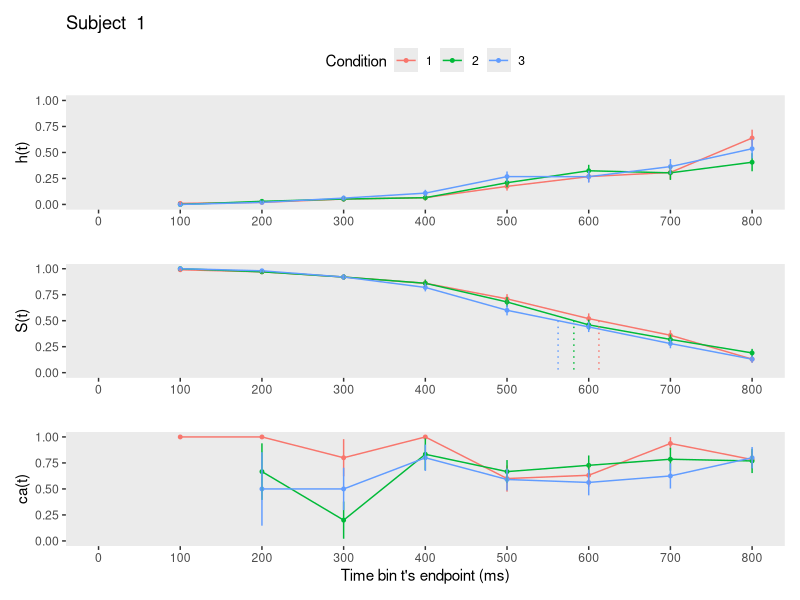
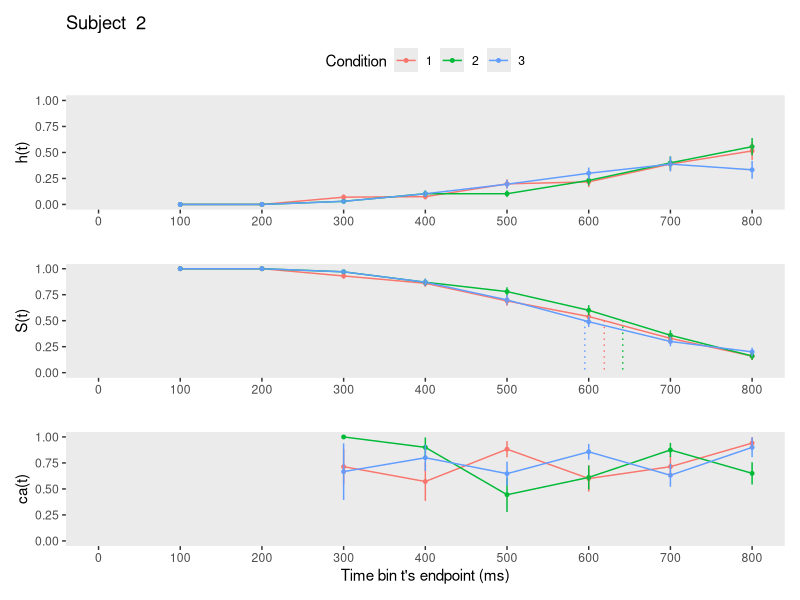
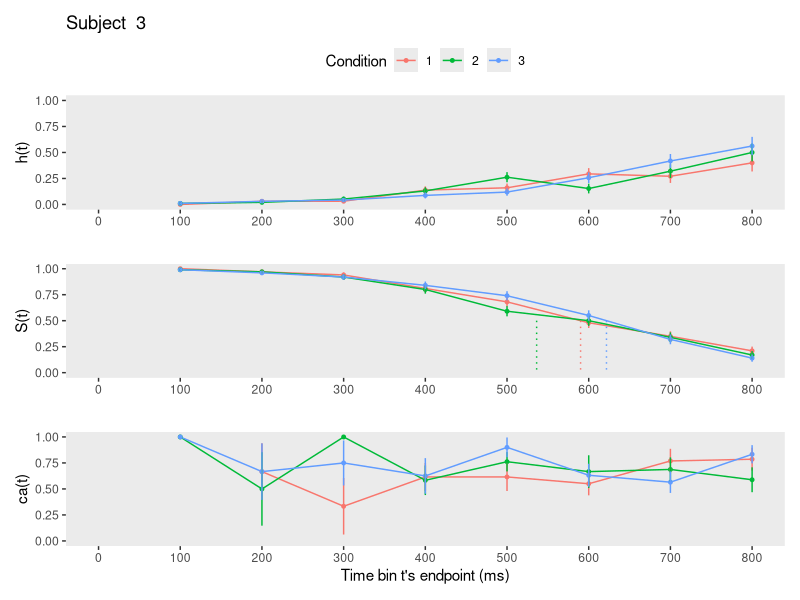
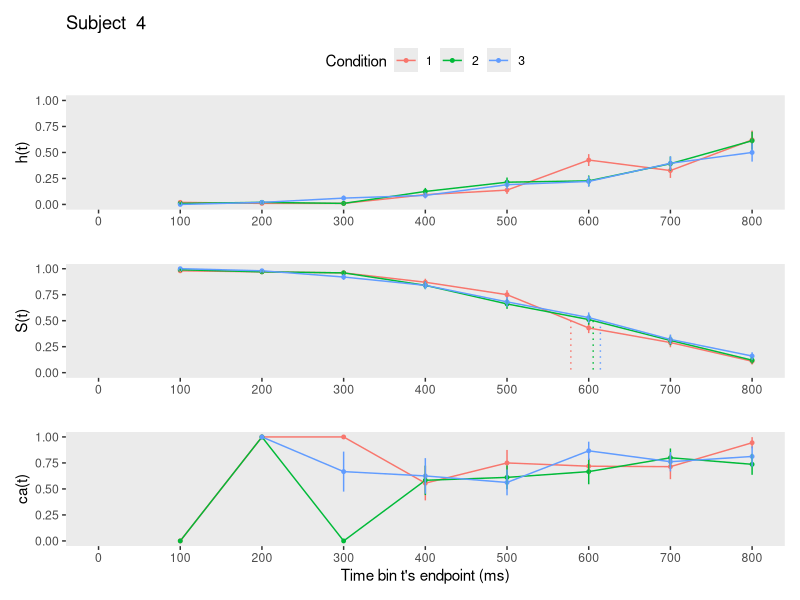
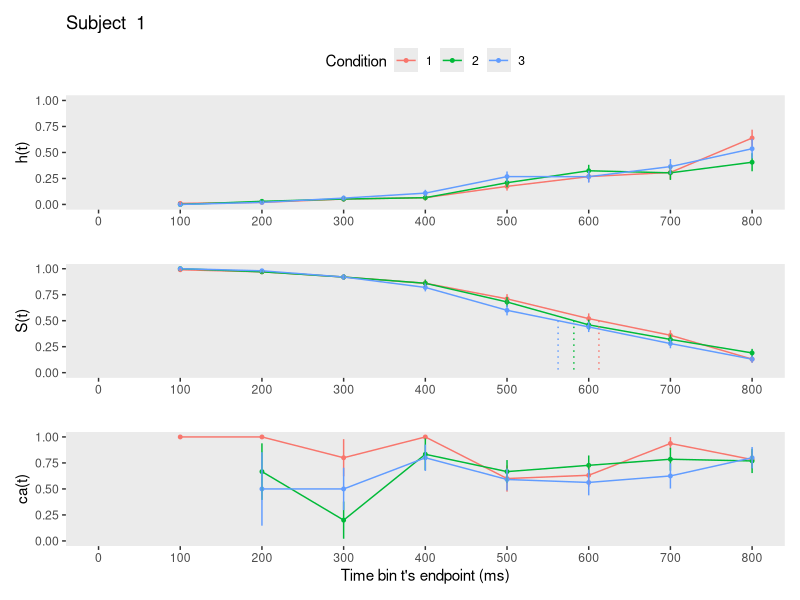
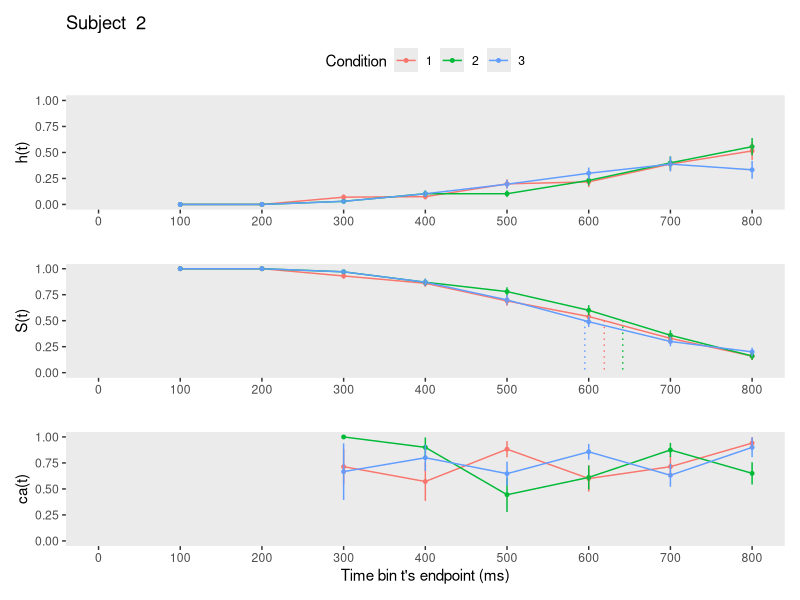
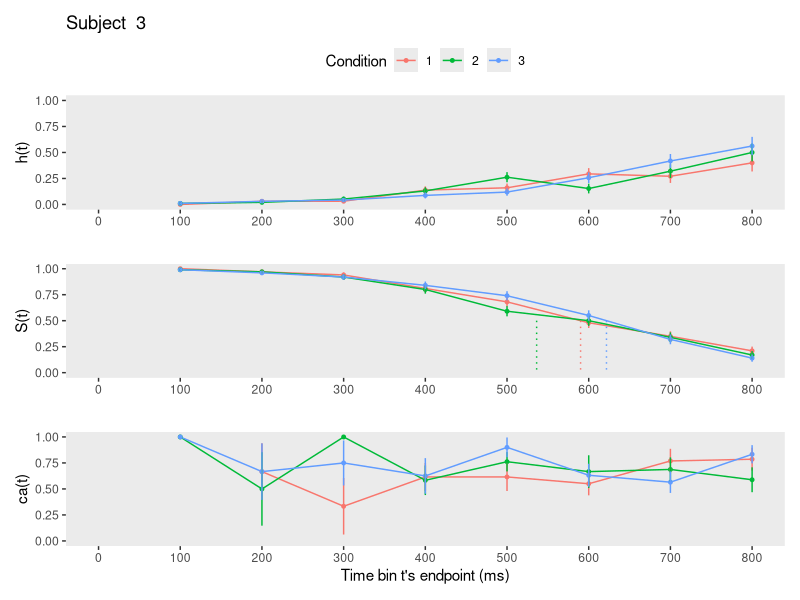
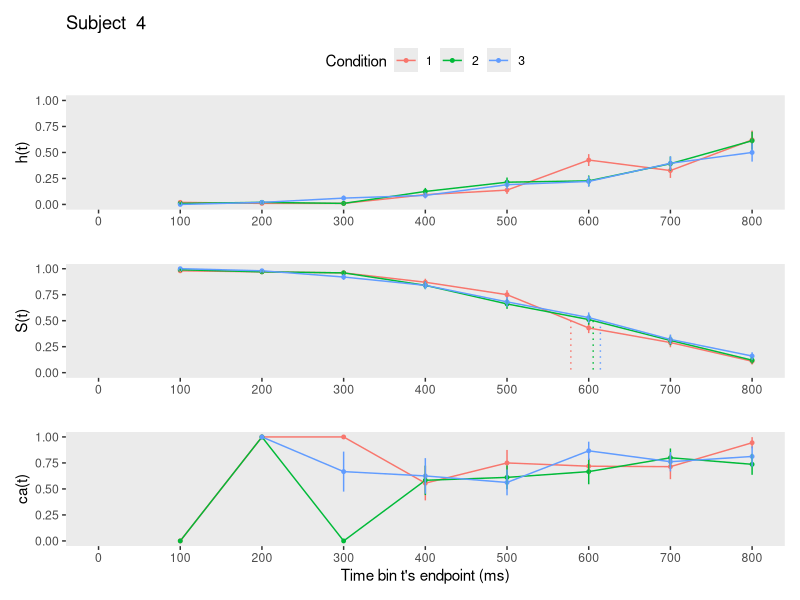

Recreate these plots in R, in order. (Note: this script raises an error after producing the figures.)
## ---- chunk 1
knitr::opts_chunk$set(echo = TRUE)
## ---- chunk 2
library(tidyverse) # data wrangling
library(patchwork) # combine figures
library(pracma) # to Reshape() matrices
library(flextable) # create tables 
## ---- chunk 3
set.seed(1276)
Tr_pCond = 100 # trials per condition
N_sub = 4    # number of subjects
N_cond = 3   # number of conditions per subject
N_total = N_sub*N_cond*Tr_pCond

data <- tibble(
  pid   = rep(1:N_sub,each=N_cond*Tr_pCond),
  trial = as.integer(Reshape( replicate(N_sub,sample(1:(N_cond*Tr_pCond))),N_total,1)),
  condition = rep(rep(1:N_cond,each=Tr_pCond), N_sub),
  RT = as.double(Reshape(replicate(N_sub*N_cond,rnorm(Tr_pCond, 600, 200)),N_total,1)),
  acc = as.double(Reshape(replicate(N_sub*N_cond,(sample(c(0,1), size=Tr_pCond,replace=T,            
                                                  prob=c(.3,.7)))),N_total,1))) %>%
      arrange(pid,trial) %>%
      mutate(RT = ifelse(RT<0,0.001,RT), # instead of filtering to keep all rows
             condition=factor(condition,levels=c(1:N_cond)))

head(data)
## ---- chunk 4
data_nested <- data %>% group_nest(pid)
## ---- chunk 5
define_censoring_dRT <- function(df, timeout, bin_width){
  if(!(timeout %% bin_width == 0)){
    return("The censoring time must be a multiple of the bin width!")
  }
  df %>% mutate(right_censored = 0,
                RT2 = ifelse(RT > timeout, timeout, RT),
                right_censored = ifelse(RT2 == timeout,1,right_censored),
                dRT = ceiling(RT2/bin_width),
                cens_time = timeout, bin_width = bin_width)
}
## ---- chunk 6
setup_person_trial_bin <- function(df){
  df %>% uncount(weights = dRT) %>% 
         group_by(trial) %>% 
         mutate(period = 1:n()) %>% 
         mutate(event = if_else(period == max(period) & right_censored == 0, 1, 0)) %>% 
         ungroup()
}
## ---- chunk 7
setup_lifetable <- function(ptb){
  ptb %>% mutate(event = str_c("event", event)) %>%
          group_by(condition,period) %>% 
          count(event) %>% 
          ungroup() %>% 
          pivot_wider(names_from = event,
                      values_from = n) %>% 
          mutate(event0 = ifelse(is.na(event0),0,event0), # replace NA with 0
                 event1 = ifelse(is.na(event1),0,event1),
                 risk_set = event0 + event1) %>% # define the risk set
          mutate(hazard = (event1 / risk_set) %>% round(digits = 3)) %>% # calculate hazard estimate
          mutate(se_haz = sqrt((hazard * (1 - hazard)) / risk_set) %>% round(digits=3)) %>% # se hazard
          group_by(condition) %>%
          mutate(survival = cumprod(1-hazard) %>% round(digits = 3), # calculate survival estimate
                 term     = cumsum(hazard / (risk_set * (1 - hazard))) %>% round(digits = 6), 
                 se_surv = (survival * sqrt(term)) %>% round(digits = 7)) %>% # Greenwood's (1926) approximation
          ungroup()
}
## ---- chunk 8
calc_conditionalaccuracy <- function(df){
  df %>% filter(right_censored==0) %>%
         group_by(condition,dRT,cens_time,bin_width) %>%
         summarize(ca = mean(acc),
                   n = n(),
                   .groups = 'drop') %>%
         ungroup() %>%
         mutate(period = dRT,
                se_ca = sqrt((ca * (1-ca)) / n)) %>%
         select(-dRT)
}
## ---- chunk 9
join_lifetable_ca <- function(df1,df2){df1 %>% left_join(df2, join_by(condition,period))}
## ---- chunk 10
extract_median_period <- function(df){
  above_pct50 <- df %>% 
      group_by(condition) %>%
      filter(survival > .5) %>% 
      slice(n()) # take last row
  below_pct50 <- df %>% 
      group_by(condition) %>%
      filter(survival < .5) %>% 
      slice(1) # take first row
  # pull period above
  period_above <- pull(above_pct50, period)
  # pull survivor function values
  survival_above <- pull(above_pct50, survival)
  survival_below <- pull(below_pct50, survival)
  # estimate median by interpolation
  median_period <- period_above+((survival_above-.5)/(survival_above-survival_below))*((period_above+1)-period_above)
}
## ---- chunk 11
plot_eha <- function(df,subj){
  library(patchwork)
  cutoff <- df %>% pull(cens_time) %>% max(na.rm=T)
  binsize <- df %>% pull(bin_width) %>% max(na.rm=T)
  median_period <- extract_median_period(df)
  n_conditions <- nlevels(df$condition)
  data_median <- c()
  for(i in 1:n_conditions){
    data_median <- append(data_median, c(median_period[i], median_period[i]))
  }
  data_medians <- tibble(period= data_median,
                         survival = rep(c(.5, 0),n_conditions),
                         condition = rep(1:n_conditions, each=2))
  
p1 <- df %>% ggplot(aes(x=period, color=condition, group=condition)) +
  geom_line(aes(y=hazard)) +
  geom_point(aes(y=hazard), size=1) + labs(color="Condition") +
  geom_linerange(aes(ymin=hazard-se_haz, ymax=hazard+se_haz), show.legend = F) +
  scale_x_continuous(breaks = c(0,1:(cutoff/binsize)), labels=c(0,1:(cutoff/binsize)*binsize),
                     limits = c(0,cutoff/binsize)) +
  scale_y_continuous(limits = c(0,1)) +
  labs(x="", y="h(t)", title = paste("Subject ", subj)) +
  theme(legend.background = element_rect(fill = "transparent"),
        panel.grid = element_blank(),
        legend.position = "top")

p2 <-df %>%
  ggplot(aes(x=period, color=condition, group=condition)) +
  geom_line(aes(y=survival), show.legend = F) +
  geom_point(aes(y=survival), size=1, show.legend = F) +
  geom_linerange(aes(ymin=survival-se_surv, ymax=survival+se_surv), show.legend = F) +
  # add medians
  geom_path(aes(x=period, y=survival, color=factor(condition)),
            data = data_medians, 
            linetype = 3, show.legend = F) +
  scale_x_continuous(breaks = c(0,1:(cutoff/binsize)), labels=c(0,1:(cutoff/binsize)*binsize),
                     limits=c(0,cutoff/binsize)) +
  scale_y_continuous(limits = c(0,1)) +
  labs(x="", y="S(t)",
       colour="Condition") +
  theme(panel.grid = element_blank())

p3 <-df %>%
  ggplot(aes(x=period, color=condition, group=condition)) +
  geom_line(aes(y=ca), show.legend = F) +
  geom_point(aes(y=ca), size=1, show.legend = F) +
  geom_linerange(aes(ymin=ca-se_ca, ymax=ca+se_ca), show.legend = F) +
  scale_x_continuous(breaks = c(0,1:(cutoff/binsize)), labels=c(0,1:(cutoff/binsize)*binsize),
                     limits=c(0,cutoff/binsize)) +
  scale_y_continuous(limits = c(0,1)) +
  labs(x="Time bin t's endpoint (ms)", y="ca(t)",
       colour="Condition") +
  theme(panel.grid = element_blank())

p1/p2/p3
}
## ---- chunk 12
data_final <- data_nested %>% 
                     mutate(censored  = map(data, define_censoring_dRT, 800, 100)) %>%       # user input: censoring time, and bin width
                     mutate(ptb_data  = map(censored, setup_person_trial_bin)) %>%           # create person-trial-bin dataset
                     mutate(lifetable = map(ptb_data, setup_lifetable)) %>%                  # create life tables without ca
                     mutate(condacc   = map(censored, calc_conditionalaccuracy)) %>%         # calculate ca
                     mutate(lifetable_ca = map2(lifetable, condacc, join_lifetable_ca)) %>%  # create life tables with ca
                     mutate(plot      = map2(.x = lifetable_ca, .y = pid, plot_eha))         # create plots of info in life tables
## ---- chunk 13
# view lifetables:
data_final %>% pull(lifetable)

# view original data for subject 1:
data_final[[2]][[1]]

# view person-trial-bin data set for subject 1:
data_final[[4]][[1]] 

# view lifetable for subject 1
data_final[[7]][[1]]
## ---- chunk 14
# save as pdf
map2(paste0("figures/figure_for_subject", data_final$pid, ".pdf"), data_final$plot, ggsave)

# save as png
map2(paste0("figures/figure_for_subject", data_final$pid, ".png"), data_final$plot, ggsave, width = 8, height = 5, dpi = 600)
## ---- chunk 15
ft <- flextable::flextable(data_final[[7]][[1]] %>% filter(condition==1) 
          %>% select(period,risk_set,hazard,se_haz,survival,se_surv,ca, se_ca))

# TODO: add row for time zero

# save in folder tables
save_as_image(ft, "tables/lifetable.png")
## ---- chunk 16
input_modeling_hazard <- data_final %>% 
                        select(pid, ptb_data) %>%  unnest(ptb_data) %>%
                        select(pid,trial,condition,period,event)

# save in folder data
write_csv(input_modeling_hazard, file="data/inputfile_hazard_modeling.csv")
## ---- chunk 17
input_ca_modeling <- data_final %>%
                    select(pid, censored) %>% unnest(censored) %>%
                    filter(right_censored == 0) %>% # only keep uncensored trials
                    select(pid, trial, condition, acc, dRT)

# save in folder data
write_csv(input_ca_modeling, file="data/inputfile_ca_modeling.csv")
## ---- chunk 18
LL <-map(data_final$lifetable_ca, extract_median_period)

# TODO: list comprehension in R
